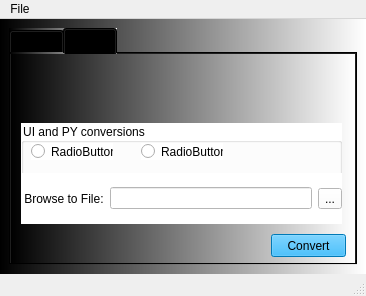
<?xml version="1.0" encoding="UTF-8"?>
<ui version="4.0">
 <class>MainWindow</class>
 <widget class="QMainWindow" name="MainWindow">
  <property name="geometry">
   <rect>
    <x>0</x>
    <y>0</y>
    <width>366</width>
    <height>296</height>
   </rect>
  </property>
  <property name="windowTitle">
   <string>MainWindow</string>
  </property>
  <widget class="QWidget" name="centralwidget">
   <property name="styleSheet">
    <string notr="true">background-color: qlineargradient(spread:pad, x1:0, y1:0, x2:1, y2:0, stop:0 rgba(0, 0, 0, 255), stop:1 rgba(255, 255, 255, 255));</string>
   </property>
   <layout class="QVBoxLayout" name="verticalLayout">
    <item>
     <widget class="QTabWidget" name="tabWidget">
      <property name="currentIndex">
       <number>1</number>
      </property>
      <widget class="QWidget" name="tab">
       <property name="styleSheet">
        <string notr="true">QWidget{
background-color: rgb(0, 0, 255);
}

QPushButton{
background-color: rgb(255, 255, 255);
}

QPushButton#pushButton_set_label{
background-color: rgb(255, 0, 255);
}
</string>
       </property>
       <attribute name="title">
        <string>Tab 1</string>
       </attribute>
       <widget class="QWidget" name="verticalLayoutWidget">
        <property name="geometry">
         <rect>
          <x>0</x>
          <y>0</y>
          <width>341</width>
          <height>201</height>
         </rect>
        </property>
        <layout class="QVBoxLayout" name="verticalLayout_2">
         <item>
          <widget class="QLabel" name="label">
           <property name="font">
            <font>
             <pointsize>18</pointsize>
            </font>
           </property>
           <property name="text">
            <string>TextLabel</string>
           </property>
           <property name="alignment">
            <set>Qt::AlignCenter</set>
           </property>
          </widget>
         </item>
         <item>
          <layout class="QHBoxLayout" name="horizontalLayout">
           <item>
            <widget class="QPushButton" name="pushButton_clear">
             <property name="text">
              <string>Clear label</string>
             </property>
            </widget>
           </item>
           <item>
            <widget class="QPushButton" name="pushButton_set_label">
             <property name="text">
              <string>Set label</string>
             </property>
            </widget>
           </item>
          </layout>
         </item>
        </layout>
       </widget>
      </widget>
      <widget class="QWidget" name="tab_2">
       <property name="autoFillBackground">
        <bool>false</bool>
       </property>
       <attribute name="title">
        <string>Tab 2</string>
       </attribute>
       <widget class="QPushButton" name="pushButton_convert">
        <property name="geometry">
         <rect>
          <x>260</x>
          <y>180</y>
          <width>75</width>
          <height>23</height>
         </rect>
        </property>
        <property name="styleSheet">
         <string notr="true">background-color: rgb(0, 170, 255);</string>
        </property>
        <property name="text">
         <string>Convert</string>
        </property>
       </widget>
       <widget class="QGroupBox" name="groupBox">
        <property name="geometry">
         <rect>
          <x>10</x>
          <y>69</y>
          <width>321</width>
          <height>101</height>
         </rect>
        </property>
        <property name="styleSheet">
         <string notr="true">background-color: rgb(255, 255, 255);</string>
        </property>
        <property name="title">
         <string>UI and PY conversions</string>
        </property>
        <widget class="QWidget" name="horizontalLayoutWidget">
         <property name="geometry">
          <rect>
           <x>0</x>
           <y>50</y>
           <width>321</width>
           <height>51</height>
          </rect>
         </property>
         <layout class="QHBoxLayout" name="horizontalLayout_2">
          <item>
           <widget class="QLabel" name="label_convert">
            <property name="text">
             <string> Browse to File:</string>
            </property>
           </widget>
          </item>
          <item>
           <widget class="QLineEdit" name="lineEdit"/>
          </item>
          <item>
           <widget class="QToolButton" name="toolButton">
            <property name="text">
             <string>...</string>
            </property>
           </widget>
          </item>
         </layout>
        </widget>
        <widget class="QRadioButton" name="radioButton">
         <property name="geometry">
          <rect>
           <x>10</x>
           <y>20</y>
           <width>82</width>
           <height>17</height>
          </rect>
         </property>
         <property name="text">
          <string>RadioButton</string>
         </property>
        </widget>
        <widget class="QRadioButton" name="radioButton_2">
         <property name="geometry">
          <rect>
           <x>120</x>
           <y>20</y>
           <width>82</width>
           <height>17</height>
          </rect>
         </property>
         <property name="text">
          <string>RadioButton</string>
         </property>
        </widget>
       </widget>
      </widget>
     </widget>
    </item>
   </layout>
  </widget>
  <widget class="QMenuBar" name="menubar">
   <property name="geometry">
    <rect>
     <x>0</x>
     <y>0</y>
     <width>366</width>
     <height>21</height>
    </rect>
   </property>
   <widget class="QMenu" name="menuFile">
    <property name="title">
     <string>File</string>
    </property>
    <addaction name="actionNew"/>
    <addaction name="separator"/>
    <addaction name="actionExit"/>
   </widget>
   <addaction name="menuFile"/>
  </widget>
  <widget class="QStatusBar" name="statusbar">
   <property name="statusTip">
    <string>Text displayed</string>
   </property>
  </widget>
  <action name="actionNew">
   <property name="icon">
    <iconset>
     <normaloff>../icons/new_icon.png</normaloff>../icons/new_icon.png</iconset>
   </property>
   <property name="text">
    <string>New</string>
   </property>
   <property name="statusTip">
    <string>New File</string>
   </property>
  </action>
  <action name="actionExit">
   <property name="icon">
    <iconset>
     <normaloff>../icons/exit_icon.png</normaloff>../icons/exit_icon.png</iconset>
   </property>
   <property name="text">
    <string>Exit</string>
   </property>
  </action>
 </widget>
 <resources/>
 <connections/>
 <slots>
  <slot>slot1()</slot>
 </slots>
</ui>
